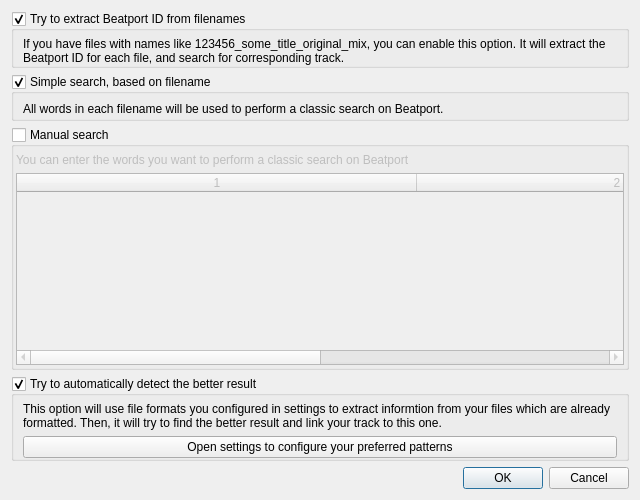
<?xml version="1.0" encoding="UTF-8"?>
<ui version="4.0">
 <class>SearchConfigurator</class>
 <widget class="QDialog" name="SearchConfigurator">
  <property name="geometry">
   <rect>
    <x>0</x>
    <y>0</y>
    <width>640</width>
    <height>500</height>
   </rect>
  </property>
  <property name="windowTitle">
   <string>Search information for your tracks</string>
  </property>
  <layout class="QGridLayout" name="gridLayout" rowstretch="0,0,0,0,0,0">
   <item row="5" column="0">
    <widget class="QDialogButtonBox" name="buttonBox">
     <property name="orientation">
      <enum>Qt::Horizontal</enum>
     </property>
     <property name="standardButtons">
      <set>QDialogButtonBox::Cancel|QDialogButtonBox::Ok</set>
     </property>
    </widget>
   </item>
   <item row="4" column="0">
    <widget class="QGroupBox" name="detectBetterResult">
     <property name="title">
      <string>Try to automatically detect the better result</string>
     </property>
     <property name="flat">
      <bool>true</bool>
     </property>
     <property name="checkable">
      <bool>true</bool>
     </property>
     <layout class="QGridLayout" name="gridLayout_5">
      <property name="topMargin">
       <number>6</number>
      </property>
      <property name="bottomMargin">
       <number>0</number>
      </property>
      <item row="0" column="0">
       <widget class="QLabel" name="label_3">
        <property name="text">
         <string>This option will use file formats you configured in settings to extract informtion from your files which are already formatted. Then, it will try to find the better result and link your track to this one.</string>
        </property>
        <property name="wordWrap">
         <bool>true</bool>
        </property>
       </widget>
      </item>
      <item row="1" column="0">
       <widget class="QPushButton" name="openSettingsButon">
        <property name="text">
         <string>Open settings to configure your preferred patterns</string>
        </property>
       </widget>
      </item>
     </layout>
    </widget>
   </item>
   <item row="2" column="0">
    <widget class="QGroupBox" name="simpleSearch">
     <property name="title">
      <string>Simple search, based on filename</string>
     </property>
     <property name="flat">
      <bool>true</bool>
     </property>
     <property name="checkable">
      <bool>true</bool>
     </property>
     <layout class="QVBoxLayout" name="verticalLayout">
      <property name="topMargin">
       <number>6</number>
      </property>
      <property name="bottomMargin">
       <number>0</number>
      </property>
      <item>
       <widget class="QLabel" name="label_4">
        <property name="text">
         <string>All words in each filename will be used to perform a classic search on Beatport.</string>
        </property>
        <property name="wordWrap">
         <bool>true</bool>
        </property>
       </widget>
      </item>
     </layout>
    </widget>
   </item>
   <item row="0" column="0">
    <widget class="QGroupBox" name="bpidSearch">
     <property name="title">
      <string>Try to extract Beatport ID from filenames</string>
     </property>
     <property name="flat">
      <bool>true</bool>
     </property>
     <property name="checkable">
      <bool>true</bool>
     </property>
     <property name="checked">
      <bool>true</bool>
     </property>
     <layout class="QVBoxLayout" name="verticalLayout_2">
      <property name="topMargin">
       <number>6</number>
      </property>
      <property name="bottomMargin">
       <number>0</number>
      </property>
      <item>
       <widget class="QLabel" name="label_2">
        <property name="text">
         <string>If you have files with names like 123456_some_title_original_mix, you can enable this option. It will extract the Beatport ID for each file, and search for corresponding track.</string>
        </property>
        <property name="wordWrap">
         <bool>true</bool>
        </property>
       </widget>
      </item>
     </layout>
    </widget>
   </item>
   <item row="3" column="0">
    <widget class="QGroupBox" name="manualSearch">
     <property name="sizePolicy">
      <sizepolicy hsizetype="Preferred" vsizetype="Maximum">
       <horstretch>0</horstretch>
       <verstretch>0</verstretch>
      </sizepolicy>
     </property>
     <property name="title">
      <string>Manual search</string>
     </property>
     <property name="flat">
      <bool>true</bool>
     </property>
     <property name="checkable">
      <bool>true</bool>
     </property>
     <property name="checked">
      <bool>false</bool>
     </property>
     <layout class="QGridLayout" name="gridLayout_2">
      <property name="leftMargin">
       <number>2</number>
      </property>
      <property name="topMargin">
       <number>6</number>
      </property>
      <property name="rightMargin">
       <number>2</number>
      </property>
      <property name="bottomMargin">
       <number>2</number>
      </property>
      <item row="0" column="0">
       <widget class="QLabel" name="label">
        <property name="text">
         <string>You can enter the words you want to perform a classic search on Beatport</string>
        </property>
        <property name="wordWrap">
         <bool>true</bool>
        </property>
       </widget>
      </item>
      <item row="1" column="0">
       <widget class="QTableWidget" name="manualSearchTable">
        <property name="columnCount">
         <number>2</number>
        </property>
        <attribute name="horizontalHeaderDefaultSectionSize">
         <number>400</number>
        </attribute>
        <attribute name="horizontalHeaderStretchLastSection">
         <bool>true</bool>
        </attribute>
        <attribute name="verticalHeaderVisible">
         <bool>false</bool>
        </attribute>
        <attribute name="verticalHeaderDefaultSectionSize">
         <number>18</number>
        </attribute>
        <attribute name="verticalHeaderMinimumSectionSize">
         <number>18</number>
        </attribute>
        <column/>
        <column/>
       </widget>
      </item>
     </layout>
    </widget>
   </item>
  </layout>
 </widget>
 <tabstops>
  <tabstop>bpidSearch</tabstop>
  <tabstop>simpleSearch</tabstop>
  <tabstop>manualSearch</tabstop>
  <tabstop>manualSearchTable</tabstop>
  <tabstop>detectBetterResult</tabstop>
  <tabstop>openSettingsButon</tabstop>
  <tabstop>buttonBox</tabstop>
 </tabstops>
 <resources/>
 <connections>
  <connection>
   <sender>buttonBox</sender>
   <signal>accepted()</signal>
   <receiver>SearchConfigurator</receiver>
   <slot>accept()</slot>
   <hints>
    <hint type="sourcelabel">
     <x>254</x>
     <y>495</y>
    </hint>
    <hint type="destinationlabel">
     <x>157</x>
     <y>274</y>
    </hint>
   </hints>
  </connection>
  <connection>
   <sender>buttonBox</sender>
   <signal>rejected()</signal>
   <receiver>SearchConfigurator</receiver>
   <slot>reject()</slot>
   <hints>
    <hint type="sourcelabel">
     <x>322</x>
     <y>495</y>
    </hint>
    <hint type="destinationlabel">
     <x>286</x>
     <y>274</y>
    </hint>
   </hints>
  </connection>
 </connections>
</ui>
